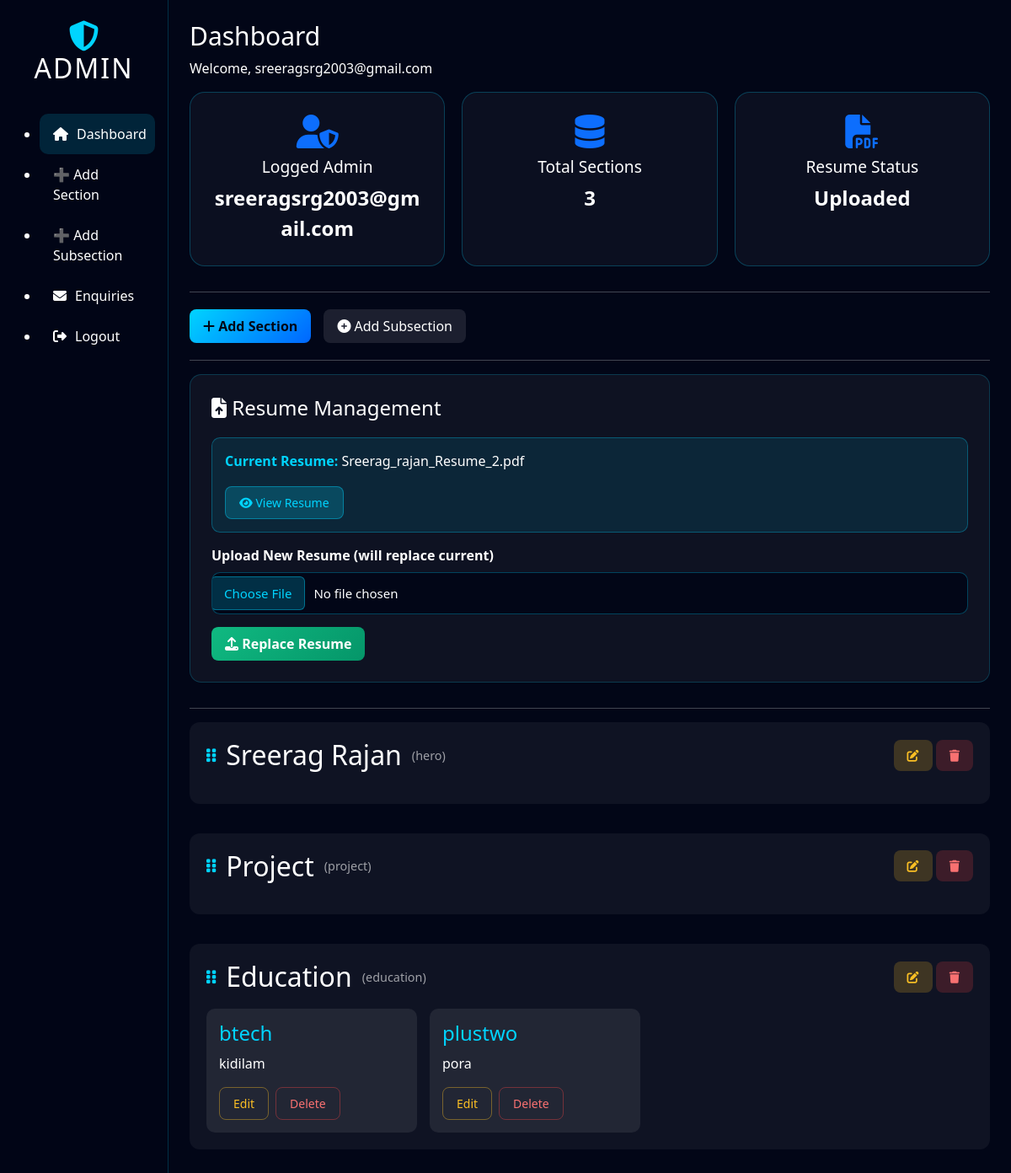
Screenshot of /admin/dashboard (signed in) with the database file from the repository.
### models.py (models this page shows)
class Resume(db.Model):
    __tablename__ = "resume"
    id = db.Column(db.Integer, primary_key=True)
    filename = db.Column(db.String(255), nullable=False)

class SectionHead(db.Model):
    __tablename__ = "section_head"
    id = db.Column(db.Integer, primary_key=True)
    section_name = db.Column(db.String(100), unique=True, nullable=False)
    section_title = db.Column(db.String(200), nullable=False)
    section_description = db.Column(db.Text)
    display_order = db.Column(db.Integer, default=0)
    items = db.relationship("SectionBody", backref="section", cascade="all, delete",
                            order_by="SectionBody.item_order")

class SectionBody(db.Model):
    __tablename__ = "section_body"
    id = db.Column(db.Integer, primary_key=True)
    section_id = db.Column(db.Integer, db.ForeignKey("section_head.id"), nullable=False)
    content_key = db.Column(db.String(100), nullable=False)
    content_value = db.Column(db.Text, nullable=False)
    group_id = db.Column(db.Integer, default=0)
    item_order = db.Column(db.Integer, default=0)

### admin/routes.py (the view)
@admin_bp.route("/dashboard")
@login_required
def dashboard():
    sections = SectionHead.query.order_by(SectionHead.display_order).all()
    resume = Resume.query.first()
    return render_template(
        "admin_dashboard.html",
        sections=sections,
        resume=resume
    )

### admin/routes.py (called while the page is built)
def login_required(f):
    from functools import wraps
    @wraps(f)
    def wrapper(*args, **kwargs):
        if "admin_id" not in session:
            return redirect(url_for("admin.login"))
        return f(*args, **kwargs)
    return wrapper

### templates/admin_dashboard.html (shortened to what this page needs)
{% extends "admin_layout.html" %}
{% set active = "dashboard" %}
{% set page_title = "Dashboard" %}
{% block content %}
<div class="dashboard-cards">
    <div class="card">
        <i class="fas fa-user-shield text-primary"></i>
        <h3>Logged Admin</h3>
        <p>{{ session['admin_username'] }}</p>
    </div>
    <div class="card">
        <i class="fas fa-database text-primary"></i>
        <h3>Total Sections</h3>
        <p>{{ sections|length }}</p>
    </div>
    <div class="card">
        <i class="fas fa-file-pdf text-primary"></i>
        <h3>Resume Status</h3>
        <p>{% if resume %}Uploaded{% else %}Not Uploaded{% endif %}</p>
    </div>
</div>
<hr>
<div class="action-buttons">
    <a class="btn btn-primary" href="{{ url_for('admin.add_section_head') }}">
        <i class="fas fa-plus"></i> Add Section
    </a>
    <a class="btn btn-secondary" href="{{ url_for('admin.add_subsection') }}">
        <i class="fas fa-plus-circle"></i> Add Subsection
    </a>
</div>
<hr>
<div class="resume-upload-section">
    <h3>
        <i class="fas fa-file-upload"></i> Resume Management
    </h3>
    {% if resume %}
    <div class="current-resume">
        <p>
            <strong>Current Resume:</strong> {{ resume.filename }}
        </p>
        <a href="{{ url_for('static', filename='uploads/resume/' + resume.filename) }}"
           target="_blank"
           class="btn btn-sm btn-info mt-2">
            <i class="fas fa-eye"></i> View Resume
        </a>
    </div>
    {% else %}
    <div class="alert alert-warning">
        <i class="fas fa-exclamation-triangle"></i> No resume uploaded yet.
    </div>
    {% endif %}
    <form method="POST"
          action="{{ url_for('admin.upload_resume') }}"
          enctype="multipart/form-data"
          style="margin-top: 15px;">
        <div class="form-group" style="margin-bottom: 15px;">
            <label style="color: white; margin-bottom: 8px; display: block;">
                {% if resume %}Upload New Resume (will replace current){% else %}Upload Resume{% endif %}
            </label>
            <input type="file"
                   name="resume"
                   accept=".pdf"
                   required
                   class="form-control"
                   style="background: rgba(2,6,23,0.9); color: white; border: 1px solid rgba(0,212,255,0.3); border-radius: 10px; padding: 10px;">
        </div>
        <button type="submit" class="btn btn-success">
            <i class="fas fa-upload"></i> {% if resume %}Replace Resume{% else %}Upload Resume{% endif %}
        </button>
    </form>
</div>
<hr>
<div id="sections-container">
{% for section in sections %}
<div class="section-block" data-id="{{ section.id }}">
    <div class="section-header">
        <div class="section-title-wrap">
            <span class="drag-handle">
                <i class="fas fa-grip-vertical"></i>
            </span>
            <h2>{{ section.section_title }}</h2>
            <span class="section-name">({{ section.section_name }})</span>
        </div>
        <div class="section-actions">
            <a href="{{ url_for('admin.edit_section', id=section.id) }}"
               class="btn btn-sm btn-warning">
                <i class="fas fa-edit"></i>
            </a>
            <a href="{{ url_for('admin.delete_section', id=section.id) }}"
               class="btn btn-sm btn-danger"
               onclick="return confirm('Delete this section and all subsections?');">
                <i class="fas fa-trash"></i>
            </a>
        </div>
    </div>
    <div class="subsection-grid">
        {% for item in section.items %}
        <div class="sub-card">
            <h4>{{ item.content_key }}</h4>
            <p>{{ item.content_value }}</p>
            <div class="sub-actions">
                <a href="{{ url_for('admin.edit_subsection', id=item.id) }}"
                   class="btn btn-sm btn-outline-warning">Edit</a>
                <a href="{{ url_for('admin.delete_subsection', id=item.id) }}"
                   class="btn btn-sm btn-outline-danger"
                   onclick="return confirm('Delete this subsection?');">
                    Delete
                </a>
            </div>
        </div>
        {% endfor %}
    </div>
</div>
{% endfor %}
</div>
{% endblock %}

### static/css/admin_dashboard.css (style rules this page uses)
* { margin: 0; padding: 0; box-sizing: border-box; }
body.admin-body { background: #020617; color: #ffffff; min-height: 100vh; font-family: 'Segoe UI', Tahoma, Geneva, Verdana, sans-serif; }
.dashboard-cards { display: flex; gap: 20px; margin-bottom: 30px; flex-wrap: wrap; }
.card { flex: 1; min-width: 200px; background: rgba(255, 255, 255, 0.04); padding: 26px; border-radius: 18px; border: 1px solid rgba(0, 212, 255, 0.25); text-align: center; transition: 0.3s ease; }
.card i { font-size: 2.5rem; margin-bottom: 10px; }
.card h3 { color: #ffffff !important; font-size: 1.2rem; margin-bottom: 8px; }
.card p { color: #ffffff !important; font-size: 1.5rem; font-weight: 600; margin: 0; }
.action-buttons { display: flex; gap: 15px; margin: 20px 0; flex-wrap: wrap; }
.action-buttons a { text-decoration: none !important; }
.resume-upload-section { background: rgba(255,255,255,0.05); padding: 25px; border-radius: 14px; margin-bottom: 30px; border: 1px solid rgba(0, 212, 255, 0.2); }
.resume-upload-section h3 { color: white; margin-bottom: 20px; font-size: 1.5rem; }
.current-resume { background: rgba(0,212,255,0.1); padding: 15px; border-radius: 10px; margin-bottom: 15px; border: 1px solid rgba(0, 212, 255, 0.3); }
.current-resume p { color: white; margin: 0; margin-bottom: 10px; }
.current-resume strong { color: #00d4ff; }
.resume-upload-section .form-control { background: rgba(2,6,23,0.9) !important; color: white !important; border: 1px solid rgba(0,212,255,0.3) !important; border-radius: 10px !important; padding: 10px !important; }
.resume-upload-section label { color: white; margin-bottom: 8px; display: block; font-weight: 600; }
.section-block { background: rgba(255,255,255,0.05); padding: 20px; border-radius: 12px; margin-bottom: 35px; user-select: none; -webkit-user-select: none; }
.section-header { display: flex; justify-content: space-between; align-items: center; flex-wrap: wrap; gap: 15px; }
.section-title-wrap { display: flex; align-items: center; gap: 12px; }
.section-header h2 { color: #ffffff; margin: 0; }
.section-name { color: rgba(255, 255, 255, 0.6); font-size: 0.9rem; }
.drag-handle { cursor: grab; color: #00d4ff; font-size: 18px; }
.subsection-grid { display: flex; gap: 15px; flex-wrap: wrap; margin-top: 18px; }
.sub-card { width: 250px; padding: 15px; background: rgba(255,255,255,0.08); border-radius: 10px; color: white; }
.sub-card h4 { color: #00d4ff; margin-bottom: 10px; }
.sub-actions { margin-top: 10px; display: flex; gap: 8px; }
.btn { border-radius: 8px; padding: 8px 16px; transition: 0.3s ease; border: none; }
.btn-primary { background: linear-gradient(135deg, #00d4ff, #0066ff); color: #020617; font-weight: 600; }
.btn-secondary { background: rgba(255, 255, 255, 0.1); color: white; }
.btn-success { background: linear-gradient(135deg, #10b981, #059669); color: white; font-weight: 600; }
.btn-info { background: rgba(0, 212, 255, 0.2); color: #00d4ff; border: 1px solid rgba(0, 212, 255, 0.4); }
.btn-warning { background: rgba(251, 191, 36, 0.2); color: #fbbf24; }
.btn-danger { background: rgba(239, 68, 68, 0.2); color: #f87171; }
.btn-outline-warning { border: 1px solid rgba(251, 191, 36, 0.4); color: #fbbf24; }
.btn-outline-danger { border: 1px solid rgba(239, 68, 68, 0.4); color: #f87171; }

### static/css/admin_forms.css (style rules this page uses)
.form-group { margin-bottom: 18px; }
.form-group label { font-weight: 600; margin-bottom: 8px; display: block; color: #e2e8f0; }
.form-group input, .form-group select, .form-group textarea { width: 100%; padding: 12px 14px; font-size: 15px; border-radius: 10px; border: 1px solid rgba(56, 189, 248, 0.3); background: rgba(2, 6, 23, 0.9); color: #ffffff; transition: 0.3s ease; }

### rows the page displays
Resume: filename "Sreerag_rajan_Resume_2.pdf"
SectionHead: section_title "Sreerag Rajan", section_name "hero"
SectionHead: section_title "Project", section_name "project"
SectionHead: section_title "Education", section_name "education"
SectionBody: content_key "btech", content_value "kidilam"
SectionBody: content_key "plustwo", content_value "pora"

### other values shown
{{ page_title }} "Dashboard"
{{ session['admin_username'] }} "sreeragsrg2003@gmail.com"
{{ sections|length }} "3"
